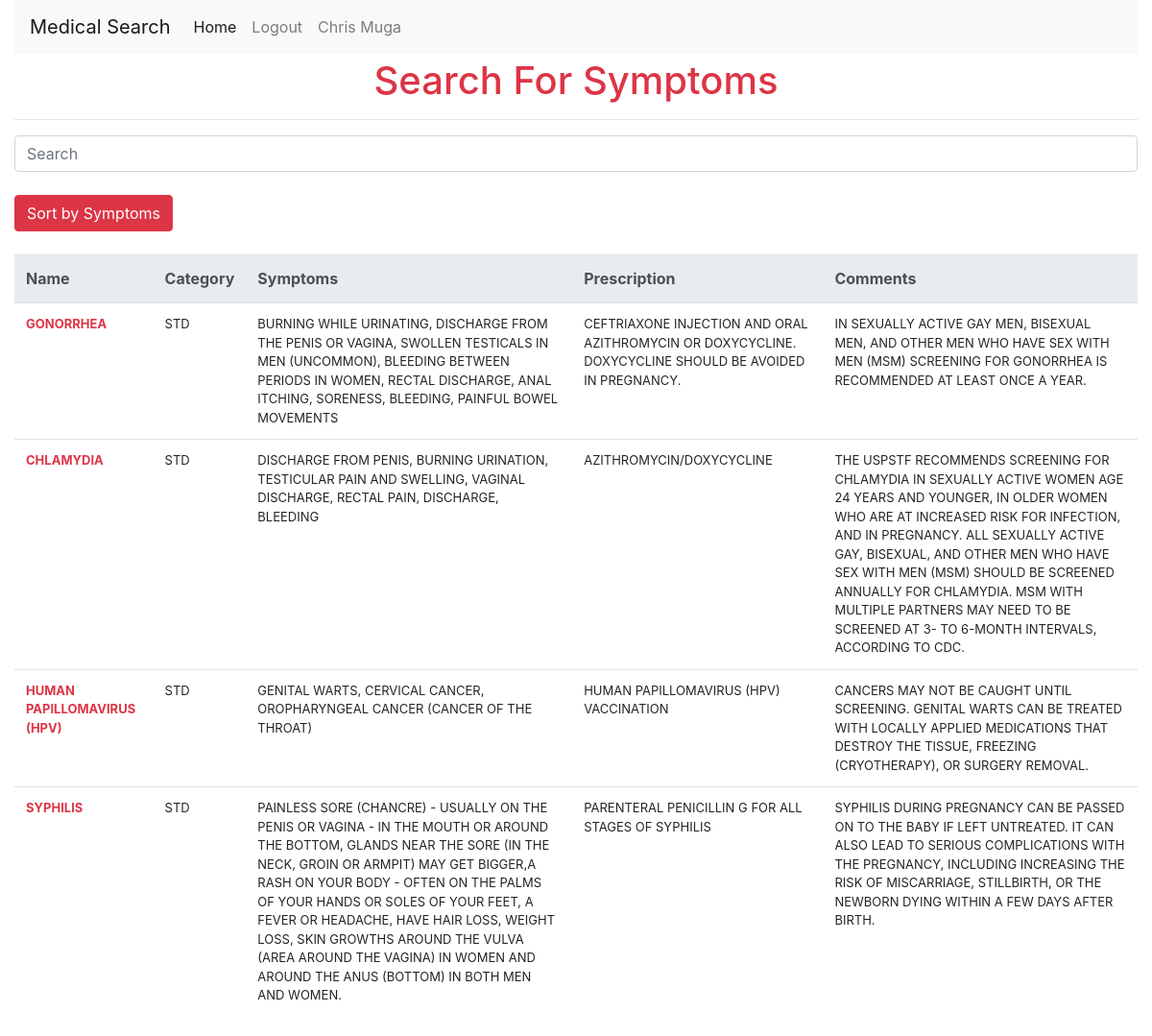
Screenshot of /home.php (signed in) with the database file from the repository.
### tables this page shows
CREATE TABLE `diseases` (
  `id` varchar(250) NOT NULL,
  `disease_name` varchar(250) NOT NULL,
  `category` varchar(250) NOT NULL,
  `symptoms` text NOT NULL,
  `prescription` text NOT NULL,
  `comments` text NOT NULL,
  `timestamp` varchar(250) NOT NULL
);

### home.php (the view, shortened to what this page needs)
<?php include('header.php'); ?>
<?php include('conn.php'); ?>
<?php include('navbar.php'); ?>
<div class="row .d-flex justify-content-center my-1">
    <div class="col-md-12 users">
    <h1 class="text-danger text-center">Search For Symptoms</h1>
    <hr>
      <div id="users">
  <input class="form-control search" placeholder="Search" />
  <button class="btn btn-danger my-4" class="sort" data-sort="name">
    Sort by Symptoms
  </button>
  <table class="table">
  <thead class="thead-light">
                <tr>
                    <th scope="col">Name</th>
                    <th scope="col">Category</th>
                    <th scope="col">Symptoms</th>
                    <th scope="col">Prescription</th>
                    <th scope="col">Comments</th>
                </tr>
            </thead>
    <tbody class="list">
    <?php
                $sql = "SELECT * FROM diseases";
                $result = $conn->query($sql);
                if ($result->num_rows > 0) {
                while($row = $result->fetch_assoc())
                {
            ?>
                        <tr>
                            <td class='d-name text-danger'><?php echo strtoupper($row['disease_name']);?></td>
                            <td><?php echo strtoupper($row['category']);?></td>
                            <td class="name"><?php echo strtoupper($row['symptoms']);?></td>
                            <td><?php echo strtoupper($row['prescription']);?></td>
                            <td><?php echo strtoupper($row['comments']);?></td>
                        </tr>
            <?php
                }
                    }
                else
                {
                }
            ?>
    </tbody>
  </table>
</div>
    </div>
</div>
<?php include('footer.php'); ?>

### home.php (style rules this page uses)
td { font-size:small }
.d-name { font-weight: bold; }

### rows the page displays
diseases: disease_name "GONORRHEA", category "STD", symptoms "BURNING WHILE URINATING, DISCHARGE FROM THE PENIS OR VAGINA, SWOLLEN TESTICALS IN MEN (UNCOMMON), BLEEDING BETWEEN PERIODS IN WOMEN, RECTAL DISCHARGE, ANAL ITCHING, SORENESS, BLEEDING, PAINFUL BOWEL MOVEMENTS", prescription "CEFTRIAXONE INJECTION AND ORAL AZITHROMYCIN OR DOXYCYCLINE. DOXYCYCLINE SHOULD BE AVOIDED IN PREGNANCY.", comments "IN SEXUALLY ACTIVE GAY MEN, BISEXUAL MEN, AND OTHER MEN WHO HAVE SEX WITH MEN (MSM) SCREENING FOR GONORRHEA IS RECOMMENDED AT LEAST ONCE A YEAR."
diseases: disease_name "CHLAMYDIA", category "STD", symptoms "DISCHARGE FROM PENIS, BURNING URINATION, TESTICULAR PAIN AND SWELLING, VAGINAL DISCHARGE, RECTAL PAIN, DISCHARGE, BLEEDING", prescription "AZITHROMYCIN/DOXYCYCLINE", comments "THE USPSTF RECOMMENDS SCREENING FOR CHLAMYDIA IN SEXUALLY ACTIVE WOMEN AGE 24 YEARS AND YOUNGER, IN OLDER WOMEN WHO ARE AT INCREASED RISK FOR INFECTION, AND IN PREGNANCY. ALL SEXUALLY ACTIVE GAY, BISEXUAL, AND OTHER MEN WHO HAVE SEX WITH MEN (MSM) SHOULD BE SCREENED ANNUALLY FOR CHLAMYDIA. MSM WITH MULTIPLE PARTNERS MAY NEED TO BE SCREENED AT 3- TO 6-MONTH INTERVALS, ACCORDING TO CDC."
diseases: disease_name "HUMAN PAPILLOMAVIRUS (HPV)", category "STD", symptoms "GENITAL WARTS, CERVICAL CANCER, OROPHARYNGEAL CANCER (CANCER OF THE THROAT)", prescription "HUMAN PAPILLOMAVIRUS (HPV) VACCINATION", comments "CANCERS MAY NOT BE CAUGHT UNTIL SCREENING. GENITAL WARTS CAN BE TREATED WITH LOCALLY APPLIED MEDICATIONS THAT DESTROY THE TISSUE, FREEZING (CRYOTHERAPY), OR SURGERY REMOVAL."
diseases: disease_name "SYPHILIS", category "STD", symptoms "PAINLESS SORE (CHANCRE) - USUALLY ON THE PENIS OR VAGINA - IN THE MOUTH OR AROUND THE BOTTOM, GLANDS NEAR THE SORE (IN THE NECK, GROIN OR ARMPIT) MAY GET BIGGER,A RASH ON YOUR BODY - OFTEN ON THE PALMS OF YOUR HANDS OR SOLES OF YOUR FEET, A FEVER OR HEADACHE, HAVE HAIR LOSS, WEIGHT LOSS, SKIN GROWTHS AROUND THE VULVA (AREA AROUND THE VAGINA) IN WOMEN AND AROUND THE ANUS (BOTTOM) IN BOTH MEN AND WOMEN.", prescription "PARENTERAL PENICILLIN G FOR ALL STAGES OF SYPHILIS", comments "SYPHILIS DURING PREGNANCY CAN BE PASSED ON TO THE BABY IF LEFT UNTREATED. IT CAN ALSO LEAD TO SERIOUS COMPLICATIONS WITH THE PREGNANCY, INCLUDING INCREASING THE RISK OF MISCARRIAGE, STILLBIRTH, OR THE NEWBORN DYING WITHIN A FEW DAYS AFTER BIRTH."

### other values shown
$_SESSION['name'] "Chris Muga"
